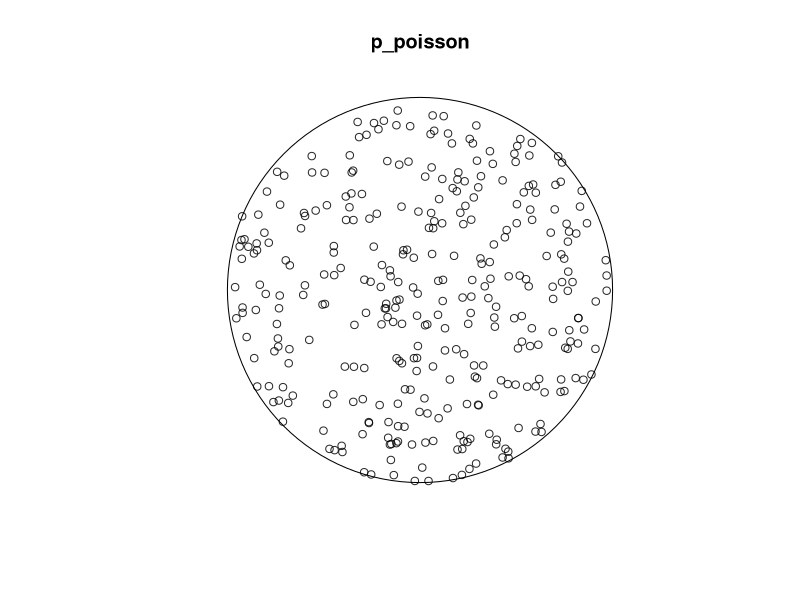
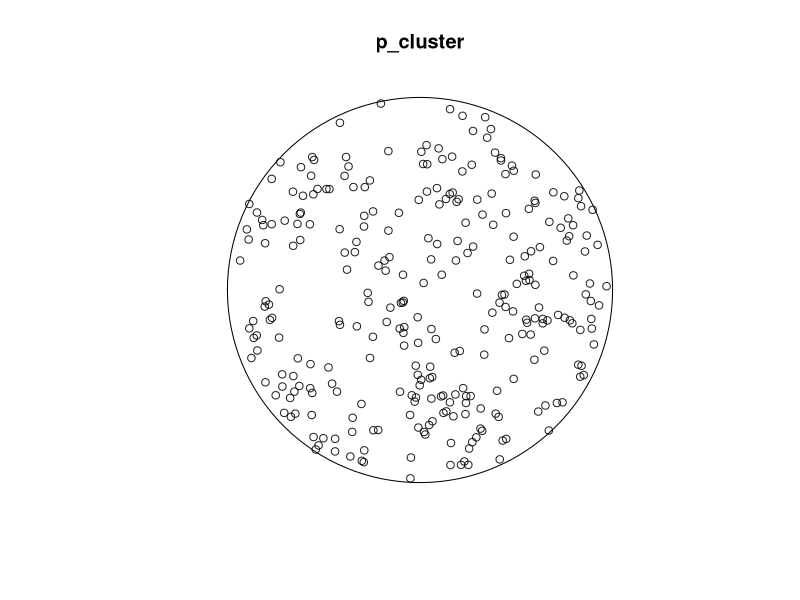
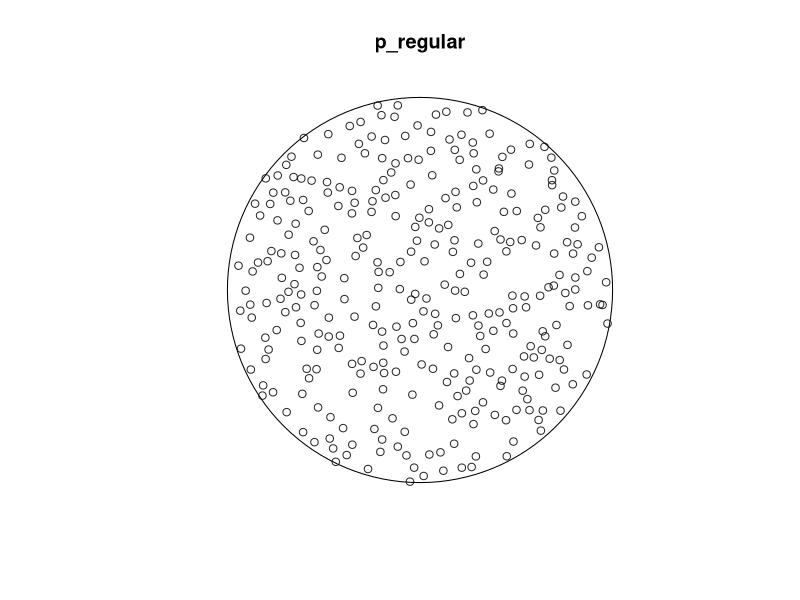

These charts were generated, in order, by the following R code: (Note: this script raises an error after producing the figures.)
## ---- chunk 1
knitr::opts_chunk$set(echo = TRUE)
## ---- chunk 2
library(spatstat)
disc10 <- disc(radius = 10)
# p_poisson 
# Compute the rate as count divided by area
lambda <- 300/area.owin(disc10)
# Create a point pattern object
p_poisson <- rpoispp(lambda = lambda, win = disc10)
plot(p_poisson)
# p_cluster and p_regular
# Generate clustered points from a Thomas process
set.seed(123)
p_cluster <- rThomas(kappa = 0.35, scale = 1, mu = 3, win = disc10)
plot(p_cluster)
# Regular points from a Strauss process
set.seed(123)
p_regular <- rStrauss(beta = 2.9, gamma = 0.025, R = .5, W = disc10)
plot(p_regular)
## ---- chunk 3
# Plotting tree locations
plot(redoak)

# Test
quadrat.test(redoak, alternative = "clustered")
# Answer: I can reject the null hypothesis (random uniform distribution) with p-value less than 0.01, which means that the points are clustered 
